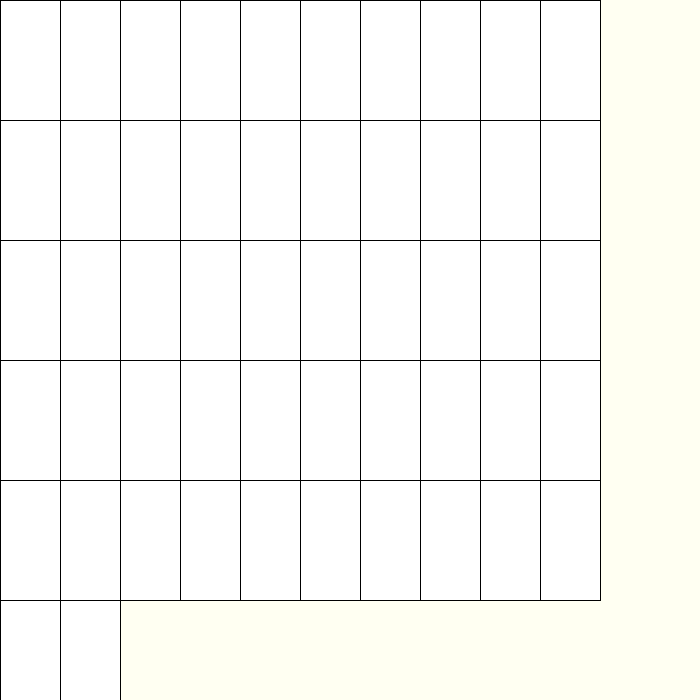
Frame 1 (no input)
Frame 60 (the mouse pressed at the canvas centre just before this capture): identical to frame 1, image omitted
Frame 120 (the mouse held since frame 60 and released just before this capture): identical to frame 1, image omitted

The Processing sketch that drew this single still picture (run headless with seeded random() and noise(); from frame 60 on, the mouse is pressed at the canvas centre):

// Processing sketch: week03_2
// ── week03_2.pde
void setup(){
 size(700,700);
}
void draw(){
 background(#FFFFF2);
 for(int i=0;i<52;i++){
 int x=(i%10)*60;
 int y=int (i/10)*120;
  rect(x,y,60,120);
 }

}
